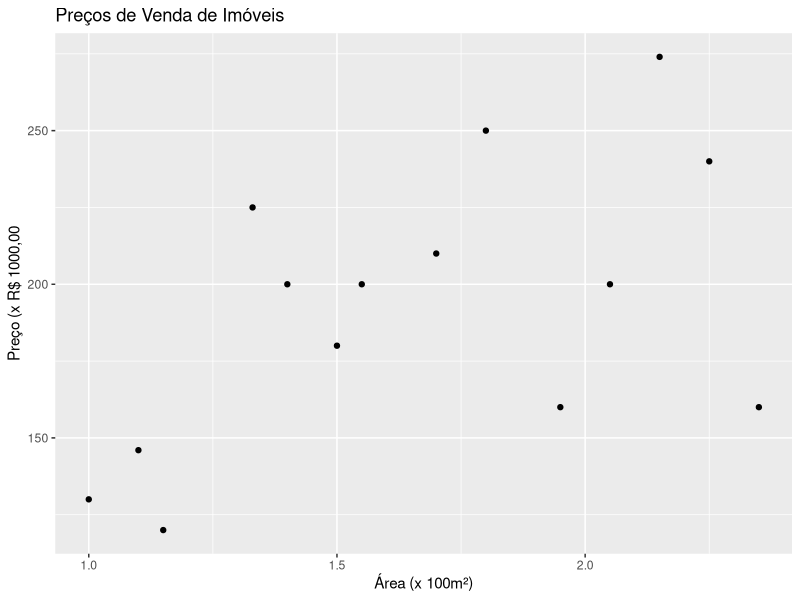
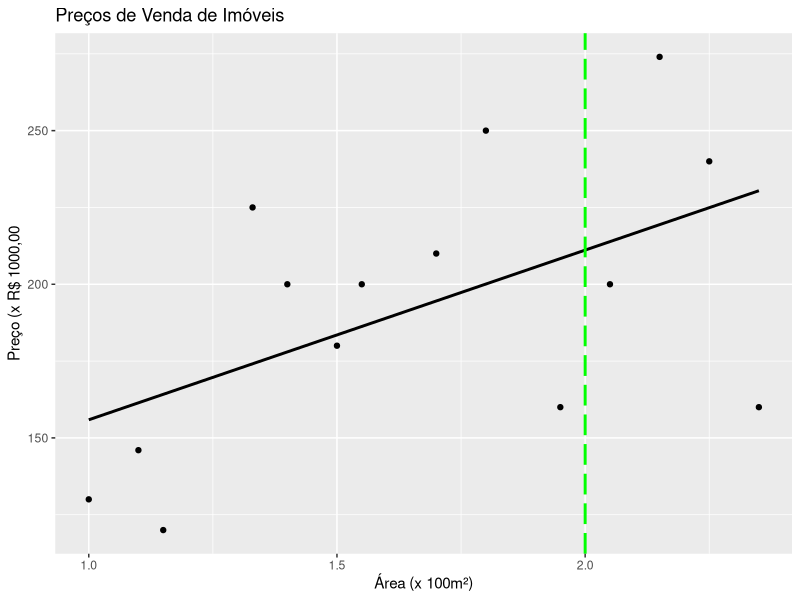
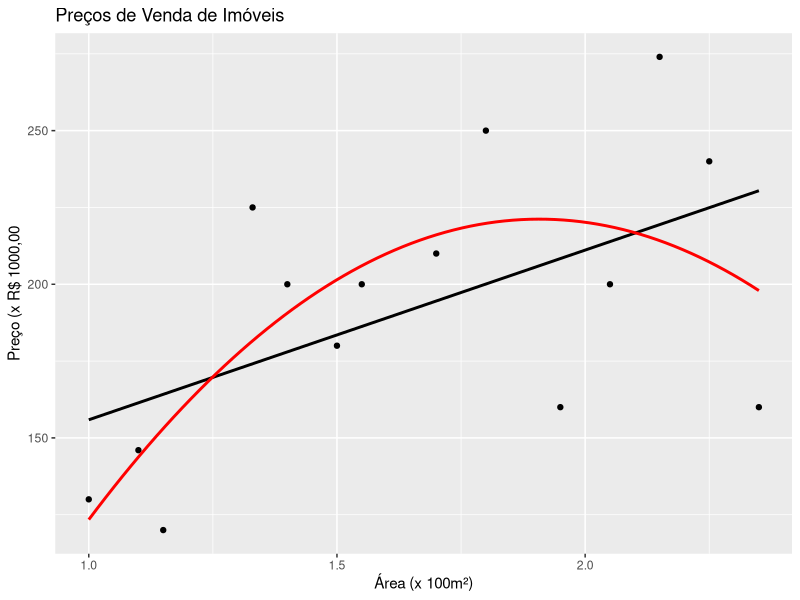
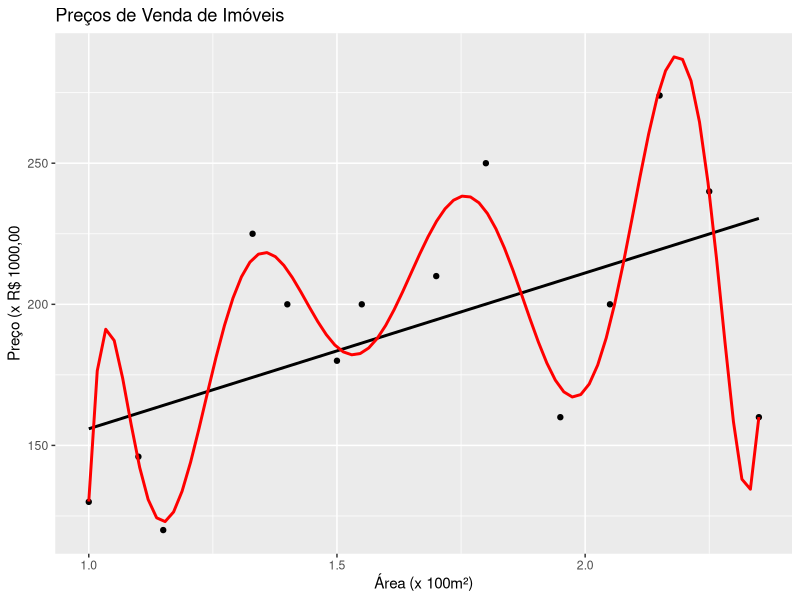

Write the R code that produced these figures, in order.
## ---- chunk 1
knitr::opts_chunk$set(echo = TRUE)
## ---- chunk 2
library(ggplot2)
library(readr) 

housingSmall2 <- read_csv("housingSmall2.csv")

hr <- housingSmall2


## Nome Colunas ####

colnames(housingSmall2)[2] = "area"
colnames(housingSmall2)[3] = "garagem"
colnames(housingSmall2)[4] = "quartos"
colnames(housingSmall2)[5] = "preco"

colnames(housingSmall2)

## Plotando gráfico ####

g <- ggplot( data = housingSmall2, aes(x = area, y = preco))

g <- g + geom_point() + labs(title = "Preços de Venda de Imóveis", y = "Preço (x R$ 1000,00", x = "Área (x 100m²)")

g

## Regressão Linear ####

hr_lm <- lm(data = housingSmall2, preco ~ area)

hr_lm

summary(hr_lm) #dados estatísticos da regressão

#Plotando a regressão (há vários jeitos de plotar)

g <- g + stat_smooth(method = lm, se = FALSE, formula = y~x, colour ="Black", linetype = "solid")

g + geom_vline(xintercept = 2.0, size = 1, colour = "green", linetype = "longdash")

## Regressão Polinomial Quadrática ####

g + stat_smooth( method = lm, se = FALSE, formula = y~poly(x,2,raw = TRUE), colour = "RED")

g + stat_smooth( method = lm, se = FALSE, formula = y~poly(x,14,raw = TRUE), colour = "RED")

# A regressão polinomial em alto grau restringe a previsão especificamente para a amostra e obtem bons resutlados, mas para a população em geral é ineficiente. Assim, através da regressão polinomiial não conseguiríamos generalizar para uma popupalção,  o qua lé nosso interesse.

## Escolhendo o modelo de Erro ####

# Para decidir entre o modelo de regressão veremos o erro de cada uma e comparamos. O menor erro será o melhor. 

# Podemos escolher MAD, MAPE, MSE e etc...

summary(cars)
